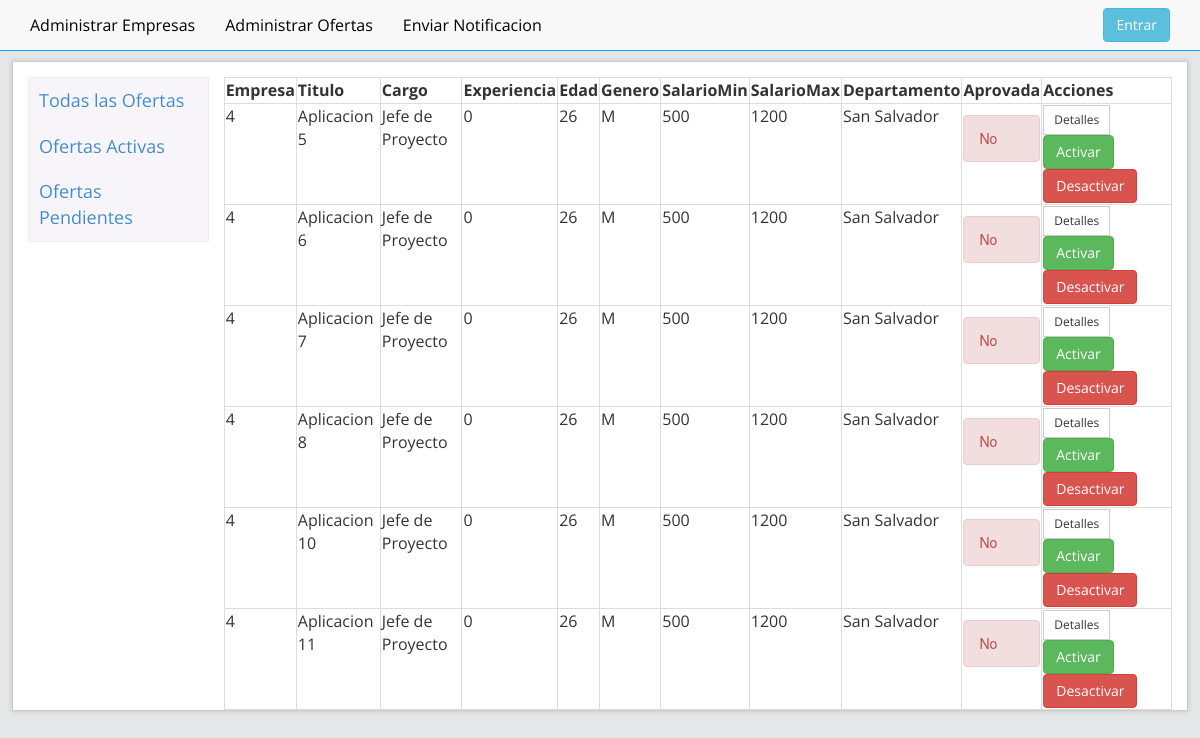
The app's page /admin/ofertas.php?id=pendientes, older data.
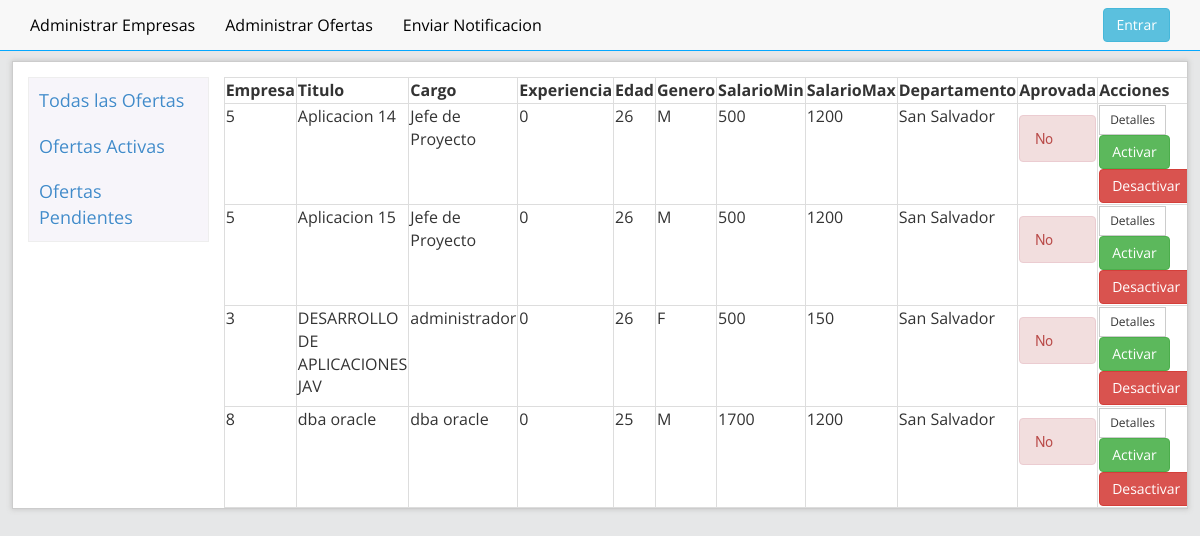
The same page, newer data.
### tables this page shows
CREATE TABLE `ofertas` (
  `cod_oferta` int(20) NOT NULL AUTO_INCREMENT,
  `cod_em` int(20) DEFAULT NULL,
  `titulo_of` varchar(120) DEFAULT NULL,
  `descripcion_of` varchar(250) DEFAULT NULL,
  `area_of` int(11) DEFAULT NULL,
  `cargo_of` varchar(20) DEFAULT NULL,
  `vacantes_of` int(11) DEFAULT NULL,
  `contratacion_of` varchar(20) DEFAULT NULL,
  `anoexp_ofetas` int(11) DEFAULT NULL,
  `edad` int(10) DEFAULT NULL,
  `genero_of` varchar(20) DEFAULT NULL,
  `vehiculo_ofetas` varchar(20) DEFAULT NULL,
  `salariomax_of` decimal(30,0) DEFAULT NULL,
  `salariomin_of` decimal(30,0) DEFAULT NULL,
  `departamento_of` varchar(20) DEFAULT NULL,
  `experiencia` varchar(20) DEFAULT NULL,
  `tituloen_of` varchar(20) DEFAULT NULL,
  `nivel_of` varchar(20) DEFAULT NULL,
  `disponible_of` int(1) DEFAULT '0',
  `aprovacion_of` int(1) DEFAULT '0',
  `fecha_of` datetime DEFAULT NULL,
  `fechaFin_of` datetime DEFAULT NULL,
  PRIMARY KEY (`cod_oferta`) USING BTREE,
  UNIQUE KEY `cod_oferta_UNIQUE` (`cod_oferta`)
);

### admin/ofertasNoActivas.php (the view, shortened to what this page needs)
<?
echo "<table class='table-bordered' >";
echo "<tr>";
echo "<td><b>Empresa</b></td>";
echo "<td><b>Titulo</b></td>";
echo "<td><b>Cargo</b></td>";
echo "<td><b>Experiencia</b></td>";
echo "<td><b>Edad</b></td>";
echo "<td><b>Genero</b></td>";
echo "<td><b>SalarioMin</b></td>";
echo "<td><b>SalarioMax</b></td>";
echo "<td><b>Departamento</b></td>";
echo "<td><b>Aprovada</b></td>";
echo "<td><b>Acciones</b></td>";
echo "</tr>";
$result = mysql_query("SELECT * FROM `ofertas` where aprovacion_of=0") or trigger_error(mysql_error());
while ($row = mysql_fetch_array($result)) {
    foreach ($row AS $key => $value) {
        $row[$key] = stripslashes($value);
    }
    echo "<tr>";
    echo "<td valign='top'>" . nl2br($row['cod_em']) . "</td>";
    echo "<td valign='top'>" . nl2br($row['titulo_of']) . "</td>";
    echo "<td valign='top'>" . nl2br($row['cargo_of']) . "</td>";
    echo "<td valign='top'>" . nl2br($row['anoexp_ofetas']) . "</td>";
    echo "<td valign='top'>" . nl2br($row['edad']) . "</td>";
    echo "<td valign='top'>" . nl2br($row['genero_of']) . "</td>";
    echo "<td valign='top'>" . nl2br($row['salariomax_of']) . "</td>";
    echo "<td valign='top'>" . nl2br($row['salariomin_of']) . "</td>";
    echo "<td valign='top'>" . nl2br($row['departamento_of']) . "</td>";
    $estado = $row['aprovacion_of'];
    if ($estado == 0) {
        $estado_show = "<h5 class='alert alert-danger'>No</h5>";
    } elseif ($estado == 1) {
        $estado_show = "<h5 class='alert alert-success'>Si</h5>";
    }
    echo "<td valign='top'>" . $estado_show . "</td>";
    echo "<td valign='top'><a class='btn btn-default btn-sm' href=detallesOferta.php?id={$row['cod_oferta']}>Detalles</a><a class='btn btn-success' href=ofertas_controller.php?activar={$row['cod_oferta']}>Activar</a><a class='btn btn-danger' href=ofertas_controller.php?desactivar={$row['cod_oferta']}>Desactivar</a></td>";
    echo "</tr>";
}
echo "</table>";
?>

Row changes from the older to the newer data that the page shows:
removed ofertas: cod_em "4", titulo_of "Aplicacion 5", cargo_of "Jefe de Proyecto", anoexp_ofetas "0", edad "26", genero_of "M", salariomax_of "500", salariomin_of "1200", departamento_of "San Salvador", aprovacion_of "No"
removed ofertas: cod_em "4", titulo_of "Aplicacion 6", cargo_of "Jefe de Proyecto", anoexp_ofetas "0", edad "26", genero_of "M", salariomax_of "500", salariomin_of "1200", departamento_of "San Salvador", aprovacion_of "No"
removed ofertas: cod_em "4", titulo_of "Aplicacion 7", cargo_of "Jefe de Proyecto", anoexp_ofetas "0", edad "26", genero_of "M", salariomax_of "500", salariomin_of "1200", departamento_of "San Salvador", aprovacion_of "No"
removed ofertas: cod_em "4", titulo_of "Aplicacion 8", cargo_of "Jefe de Proyecto", anoexp_ofetas "0", edad "26", genero_of "M", salariomax_of "500", salariomin_of "1200", departamento_of "San Salvador", aprovacion_of "No"
removed ofertas: cod_em "4", titulo_of "Aplicacion 10", cargo_of "Jefe de Proyecto", anoexp_ofetas "0", edad "26", genero_of "M", salariomax_of "500", salariomin_of "1200", departamento_of "San Salvador", aprovacion_of "No"
removed ofertas: cod_em "4", titulo_of "Aplicacion 11", cargo_of "Jefe de Proyecto", anoexp_ofetas "0", edad "26", genero_of "M", salariomax_of "500", salariomin_of "1200", departamento_of "San Salvador", aprovacion_of "No"
now on this page (row edited): ofertas: cod_em "5", titulo_of "Aplicacion 14", cargo_of "Jefe de Proyecto", anoexp_ofetas "0", edad "26", genero_of "M", salariomax_of "500", salariomin_of "1200", departamento_of "San Salvador", aprovacion_of "No"
now on this page (row edited): ofertas: cod_em "5", titulo_of "Aplicacion 15", cargo_of "Jefe de Proyecto", anoexp_ofetas "0", edad "26", genero_of "M", salariomax_of "500", salariomin_of "1200", departamento_of "San Salvador", aprovacion_of "No"
added ofertas: cod_em "3", titulo_of "DESARROLLO DE APLICACIONES JAV", cargo_of "administrador", anoexp_ofetas "0", edad "26", genero_of "F", salariomax_of "500", salariomin_of "150", departamento_of "San Salvador", aprovacion_of "No"
added ofertas: cod_em "8", titulo_of "dba oracle", cargo_of "dba oracle", anoexp_ofetas "0", edad "25", genero_of "M", salariomax_of "1700", salariomin_of "1200", departamento_of "San Salvador", aprovacion_of "No"
